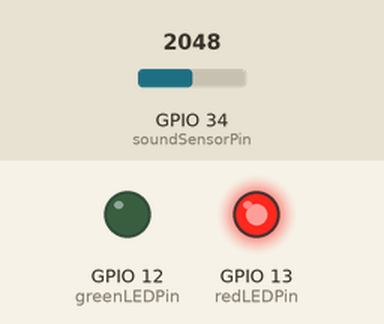
This sketch was run on a simulated ESP32. Shown: output pins drawn as LEDs (lit = HIGH). The inputs (shaded band) are chosen by the test bench; at power-on: GPIO 34 (soundSensorPin) = 2048. What the sketch prints to the serial monitor is not drawn.

Above: at 2.5 s.
At 5.06 s:
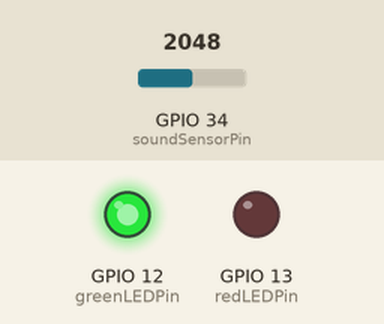
Timing chart, 0 to 6.7 s (numbered marks = the images above):
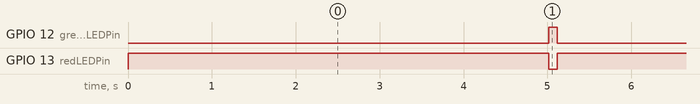

Measured:
- by itself, GPIO 12 (greenLEDPin): alternates HIGH for 0.10 s and LOW for 5.0 s
- by itself, GPIO 13 (redLEDPin): alternates HIGH for 5.0 s and LOW for 0.10 s

The sketch:

DANGERSENSE_IMPROVED.ino
```cpp
// Pin definitions
const int soundSensorPin = 34;  // Analog pin for sound sensor
const int redLEDPin = 13;       // Pin for red LED
const int greenLEDPin = 12;     // Pin for green LED

// Define threshold for noise detection
int noiseThreshold = 700;
unsigned long alertDuration = 5000;      // How long to keep LEDs on after noise (milliseconds)
unsigned long greenLEDDuration = 3000;   // How long to keep green LED on after no noise

// Timing variables
unsigned long redLEDStartTime = 0;
unsigned long greenLEDStartTime = 0;
bool alertActive = false;
bool safeDeclared = false;

void setup() {
  // Initialize pins
  pinMode(redLEDPin, OUTPUT);
  pinMode(greenLEDPin, OUTPUT);

  // Start Serial communication for debugging
  Serial.begin(115200);
  Serial.println("Danger Sense Detector Initialized");
}

void loop() {
  // Read the sound sensor value
  int soundValue = analogRead(soundSensorPin);
  Serial.print("Sound Sensor Value: ");
  Serial.println(soundValue);

  // Check if noise exceeds threshold
  if (soundValue > noiseThreshold && !alertActive) {
    Serial.println("Noise Detected! Danger!");

    // Reset the green LED if it's still on
    digitalWrite(greenLEDPin, LOW);      // Turn off green LED immediately
    safeDeclared = false;                // Reset safe state

    // Turn on the red LED for alert and record the start time
    digitalWrite(redLEDPin, HIGH);
    redLEDStartTime = millis();  // Mark when red LED was activated
    alertActive = true;          // Set alert state active
  }

  // Handle red LED timeout
  if (alertActive && (millis() - redLEDStartTime >= alertDuration)) {
    // Turn off the red LED after the alert duration
    digitalWrite(redLEDPin, LOW);
    alertActive = false;         // Reset alert state
    greenLEDStartTime = millis(); // Record when the green LED should start
  }

  // If no alert is active, handle the green LED (safe mode)
  if (!alertActive && !safeDeclared) {
    digitalWrite(greenLEDPin, HIGH);  // Turn on the green LED (safe mode)

    // After the green LED duration, turn it off and declare safe
    if (millis() - greenLEDStartTime >= greenLEDDuration) {
      digitalWrite(greenLEDPin, LOW);  // Turn off green LED
      safeDeclared = true;             // Declare the system safe after timeout
      Serial.println("No noise detected. Declaring Safe.");
    }
  }

  // Small delay to prevent flooding the serial monitor
  delay(100);
}
```
